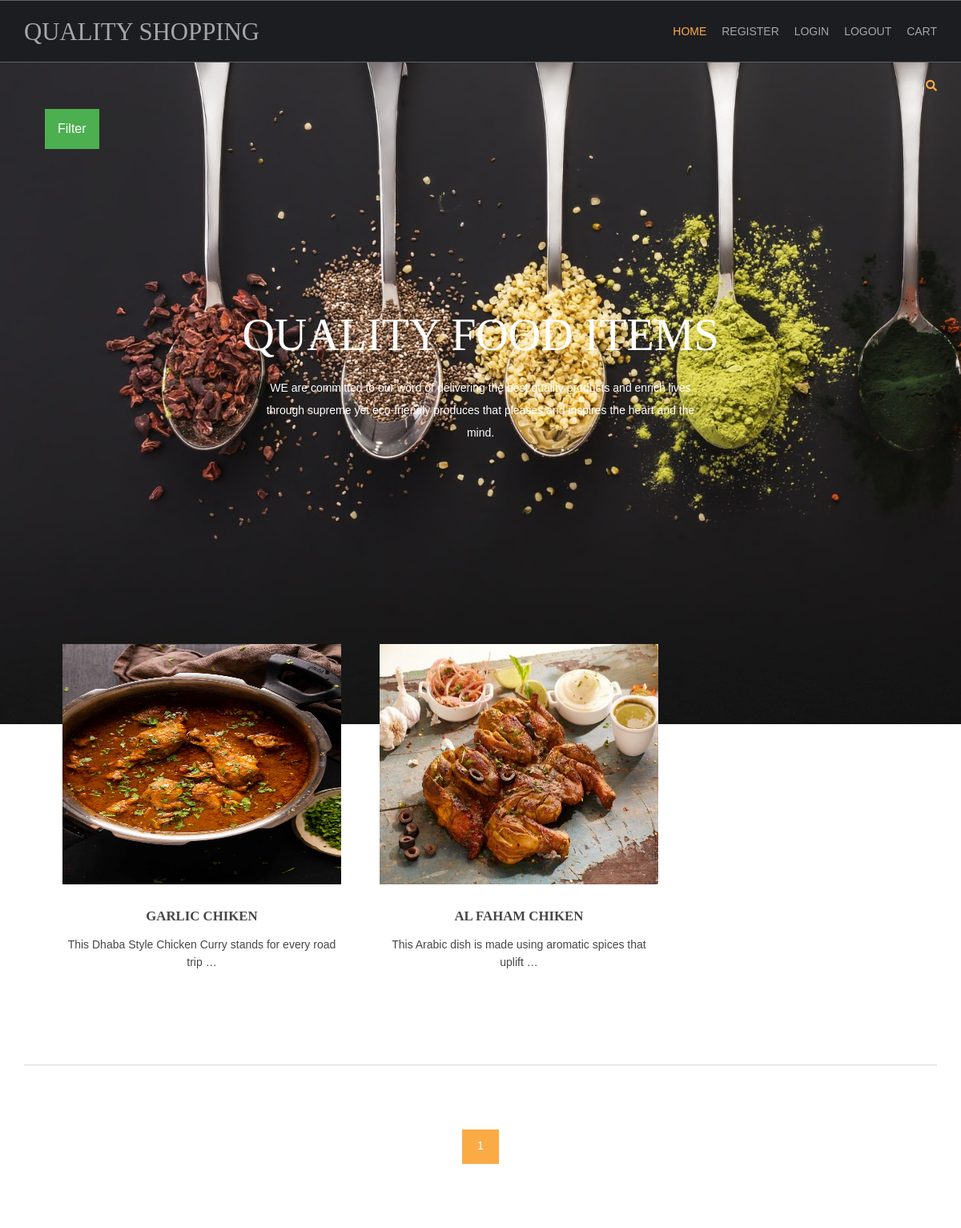
/chiken-recipies/, run on the app's committed database.
### shop/models.py (models this page shows, shortened)
class products(models.Model):
    name = models.CharField(max_length=250, unique=True)
    slug = models.SlugField(max_length=250, unique=True)
    image = models.ImageField(upload_to='products')
    desc = models.TextField()
    stock = models.IntegerField()
    available = models.BooleanField()
    price = models.IntegerField()
    categ=models.ForeignKey(category,on_delete=models.CASCADE)
    def get_url(self):
        return reverse('details',args=[self.categ.slug,self.slug])

### shop/views.py (the view)
# urls.py: 2. Add a URL to urlpatterns:  path('', views.home, name='home')
def home(request,c_slug=None):
    c_page=None
    prodt=None
    if c_slug!=None:
        c_page=get_object_or_404(category,slug=c_slug)
        prodt=products.objects.filter(categ=c_page,available=True)
    else:
       prodt=products.objects.all().filter(available=True)
    cat=category.objects.all()
    paginator=Paginator(prodt,3)
    try:
        page=int(request.GET.get('page','1'))
    except:
        page=1
    try:
        pro=paginator.page(page)
    except(EmptyPage,InvalidPage):
        pro=paginator.page(paginator.num_pages)
    return render(request,'index.html',{'pr':prodt,'ct':cat,'pg':pro})

### shop/models.py (called while the page is built)
    def get_url(self):
        return reverse('prodt_cat',args=[self.slug])

### templates/index.html (shortened to what this page needs)
{% extends 'base.html' %}
{% load static %}
{% block content %}
<html lang="">
<head>
<link href="{% static 'hm/layout/styles/layout.css' %}" rel="stylesheet" type="text/css" media="all">
</head>
<body id="top">
<div style="background-image:url({% static 'hm/images/demo/backgrounds/bg1.jpg' %});">
    <div class="wrapper row0">
        <div id="topbar" class="hoc clear">
            <div class="fl_right">
                <ul class="nospace">
                    <li id="searchform">
                    </li>
                </ul>
            </div>
        </div>
    </div>
    <div class="dropdown">
  <button class="dropbtn">Filter</button>
</div>
<div id="pageintro" class="hoc clear">
    <article>
        <h3 class="heading">quality food items</h3>
        <p>WE are committed to our word of delivering the best quality products and enrich lives through supreme yet eco-friendly produces that pleases and inspires the heart and the mind.</p>
    </article>
</div>
<div class="wrapper row3">
  <main class="hoc container clear">
    <section id="introblocks">
      <ul class="nospace group btmspace-80">
       {% for i in pg.object_list %}
        <li class="one_third">
          <figure><a class="imgover" href="{{i.get_url}}"><img src="{{i.image.url}}" alt="" style="height:300 ; width:500"></a>
            <figcaption>
              <h6 class="heading">{{i.name}}</h6>
              <p>{{i.desc|truncatewords:10}}</p>
               <br>
            </figcaption>
          </figure>
        </li>
       {% endfor %}
      </ul>
    </section>
    <hr class="btmspace-80">
    <center>
    {% for p in pg.paginator.page_range %}
        <a href="?page={{p}}" class="btn btn-light btn-sm {% if pg.number == p %} active {% endif %}" >{{p}}</a>
    {% endfor %}
    </center>
  </main>
</div>
</body>
</html>
{% endblock %}

### static/hm/layout/styles/layout.css (style rules this page uses)
#topbar { padding:20px 0; font-size:.8rem; text-transform:uppercase; }
#topbar ul li { display:inline-block; margin-right:15px; }
#topbar ul li:last-child { margin-right:0; padding-right:0; border-right:none; }
#topbar #searchform { position:relative; line-height:1; z-index:9999; }
#topbar #searchform::after { display:block; height:18px; line-height:18px; padding:0; font-family:"Font Awesome\ 5 Free"; font-weight:900; font-size:1rem; content:"\f002"; }
#topbar #searchform ::placeholder { text-transform:capitalize; }
#pageintro { padding:200px 0 300px; }
#pageintro article, #pageintro article p { display:block; max-width:75%; margin:0 auto; text-align:center; }
#pageintro article p { max-width:65%; line-height:2rem; }
#pageintro .heading { margin-bottom:20px; font-size:4rem; }
.container { padding:80px 0; }
#introblocks { display:block; position:relative; margin:-180px 0 0 0; z-index:1; text-align:center; }
#introblocks figure figcaption { display:block; padding:30px 0 0 0; text-align:center; }
#introblocks figure figcaption .heading { font-size:1.2rem; font-weight:700; margin-bottom:0; }
*, *::before, *::after { transition:all .3s ease-in-out; }
body { color:#A5A6AA; background-color:#1C1D21; }
a { color:#FBAB45; }
hr, .borderedbox { border-color:#D7D7D7; }
.btn, .btn.inverse:hover { color:#FFFFFF; background-color:#FBAB45; border-color:#FBAB45; }
.imgover, .imgover:hover::after { color:#FFFFFF; }
.row3 { color:#474747; background-color:#FFFFFF; }
#topbar #searchform { color:#FBAB45; }
#pageintro { color:#FFFFFF; }
@media screen and (min-width:1140px) { .hoc { max-width:1140px; } }

### static/hm/layout/styles/framework.css (style rules this page uses)
html { overflow-y:scroll; overflow-x:hidden; }
html, body { margin:0; padding:0; font-size:14px; line-height:1.6em; }
*, *::before, *::after { box-sizing:border-box; }
.nospace { margin:0; padding:0; list-style:none; }
.btn { display:inline-block; padding:8px 18px 10px; text-transform:uppercase; border:1px solid; }
.clear, .group { display:block; }
.clear::before, .clear::after, .group::before, .group::after { display:table; content:""; }
.clear, .clear::after, .group, .group::after { clear:both; }
a { outline:none; text-decoration:none; }
.fl_right, .imgr { float:right; }
img { width:auto; max-width:100%; height:auto; margin:0; padding:0; border:none; line-height:normal; vertical-align:middle; }
.imgover { display:inline-block; position:relative; max-width:100%; }
.imgover::before, .imgover::after { display:block; position:absolute; content:""; text-align:center; opacity:0; }
.imgover::before { top:0; right:0; bottom:0; left:0; }
.imgover::after { top:50%; left:50%; width:50px; height:50px; line-height:50px; margin:-25px 0 0 -25px; font-family:"Font Awesome\ 5 Free"; font-weight:900; content:"\f067"; font-size:28px; }
body, input, textarea, select { font-family:Verdana, Geneva, sans-serif; }
h1, h2, h3, h4, h5, h6, .heading { font-family:Georgia, "Times New Roman", Times, serif; }
label, input, textarea, select, button { display:block; resize:none; outline:none; color:inherit; font-size:inherit; font-family:inherit; vertical-align:middle; }
::placeholder { opacity:1; }
h1, h2, h3, h4, h5, h6, .heading { margin:0 0 20px 0; font-size:1.4rem; line-height:normal; font-weight:normal; text-transform:uppercase; }
hr { display:block; width:100%; height:1px; border:solid; border-width:1px 0 0 0; }
.wrapper { display:block; position:relative; width:100%; margin:0; padding:0; text-align:left; word-wrap:break-word; }
.hoc { display:block; margin:0 auto; }
address, article, aside, figcaption, figure, footer, header, main, nav, section { display:block; margin:0; padding:0; }
.one_half, .one_third, .two_third, .one_quarter, .two_quarter, .three_quarter { display:inline-block; float:left; margin:0 0 0 4.21052%; list-style:none; }
.one_third { width:30.52631%; }
.btmspace-80 { margin-bottom:80px; }

### templates/index.html (style rules this page uses)
.dropbtn { background-color: #4CAF50; color: white; padding: 16px; font-size: 16px; border: none; cursor: pointer; }
.dropdown { position: relative; display: inline-block; padding-left: 56px; }

### data on the page
products: image (picture), name "GARLIC CHIKEN", desc "This Dhaba Style Chicken Curry stands for every road trip …"
products: image (picture), name "AL FAHAM CHIKEN", desc "This Arabic dish is made using aromatic spices that uplift …"

### other printed values
{{ p }} "1"
